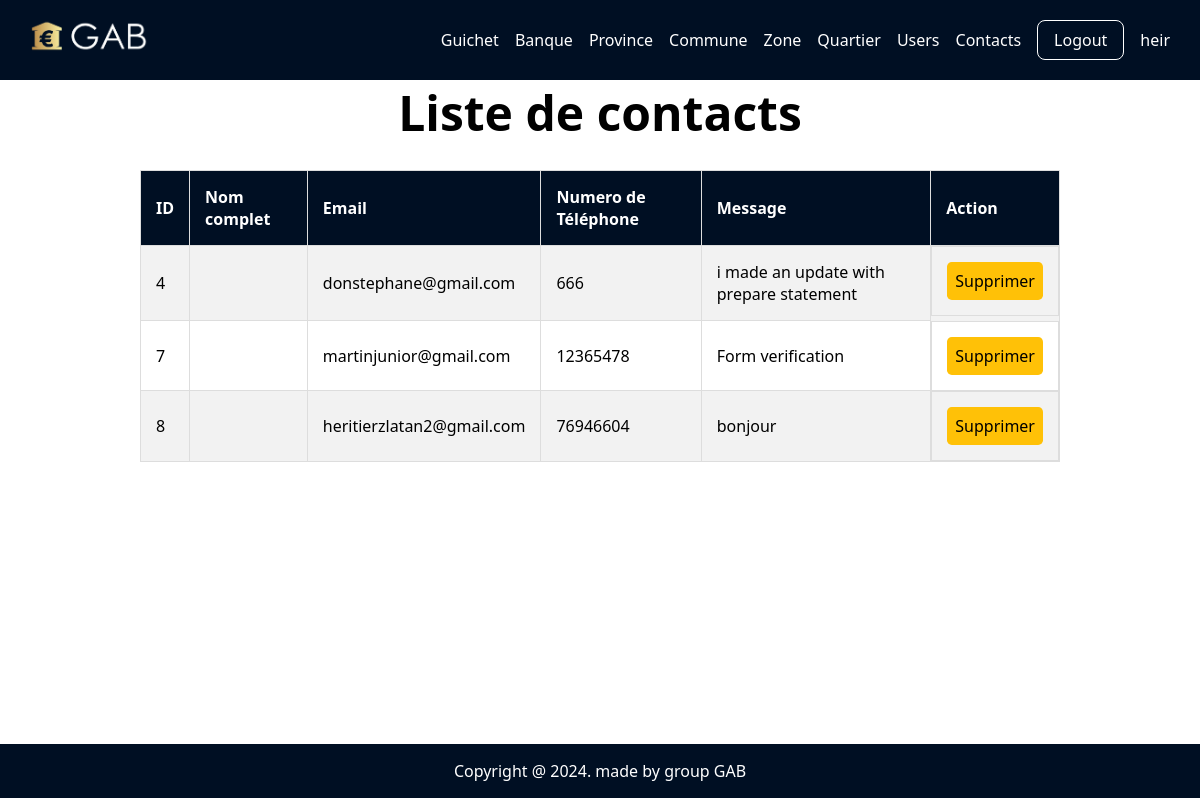
The app's page /a_contacts.php (signed in) with its own data.
### tables this page shows
CREATE TABLE `contacts` (
  `id_contact` int(11) NOT NULL,
  `numer_tel` varchar(20) NOT NULL,
  `email` varchar(255) NOT NULL,
  `message` text NOT NULL
);

### a_contacts.php (the view, shortened to what this page needs)
<?php
    include "header.php";
    include "config.php";
    $sql = "SELECT * FROM contacts;";
    $statement = $bd->query($sql);
    $contacts = $statement->fetchAll(PDO::FETCH_ASSOC);
?>
<section>
    <h3 class="titre">Liste de contacts</h3>
    <div class="cont">
        <?php if ($statement): ?>
            <table style="width: 80%;">
                <tr>
                    <th>ID</th>
                    <th>Nom complet</th>
                    <th>Email</th>
                    <th>Numero de Téléphone</th>
                    <th>Message</th>
                    <th>Action</th>
                </tr>
                <?php foreach ($contacts as $contact): ?>
                    <tr>
                        <td><?= htmlspecialchars($contact['id_contact']) ?></td>
                        <td><?= htmlspecialchars($contact['name']) ?></td>
                        <td><?= htmlspecialchars($contact['email']) ?></td>
                        <td><?= htmlspecialchars($contact['numer_tel']) ?></td>
                        <td><?= htmlspecialchars($contact['message']) ?></td>
                        <td class="ds">
                            <a href="a_contacts.php?delete=<?= $contact["id_contact"]; ?>" class="bts warning">Supprimer</a>
                        </td>
                    </tr>
                <?php endforeach; ?>
            </table>
        <?php endif; ?>
    </div>
</section>
<?php include "footer.php"; ?>

### assets/css/index.css (style rules this page uses)
*, *::after, *::before { padding: 0; margin: 0; box-sizing: border-box; }
body { font-family: system-ui, -apple-system, BlinkMacSystemFont, "Segoe UI", Roboto, Oxygen, Ubuntu, Cantarell, "Open Sans", "Helvetica Neue", sans-serif; width: 100%; position: relative; }
a { color: black; text-decoration: none; }
.titre { font-size: 3rem; text-align: center; }
table, td, th { border: 1px solid #ddd; text-align: left; }
table { border-collapse: collapse; width: 100%; }
th, td { padding: 15px; }
tr:nth-child(even) { background-color: #f2f2f2; }
.cont { display: flex; justify-content: center; align-items: center; padding: 25px; }

### header.php (style rules this page uses)
th { background: #000f23; color: #fff; }
body { min-height: 93vh; }
.ds { display: flex; justify-content: space-around; }
.bts { padding: .5rem; background-color: #ff0000; border-radius: .3rem; }
.warning { background-color: #ffc107; color: #000; }

### records on screen
contacts: id_contact "4", email "donstephane@gmail.com", numer_tel "666", message "i made an update with prepare statement"
contacts: id_contact "7", email "martinjunior@gmail.com", numer_tel "12365478", message "Form verification"
contacts: id_contact "8", email "heritierzlatan2@gmail.com", numer_tel "76946604", message "bonjour"

### other values on screen
$_SESSION['username'] "heir"
